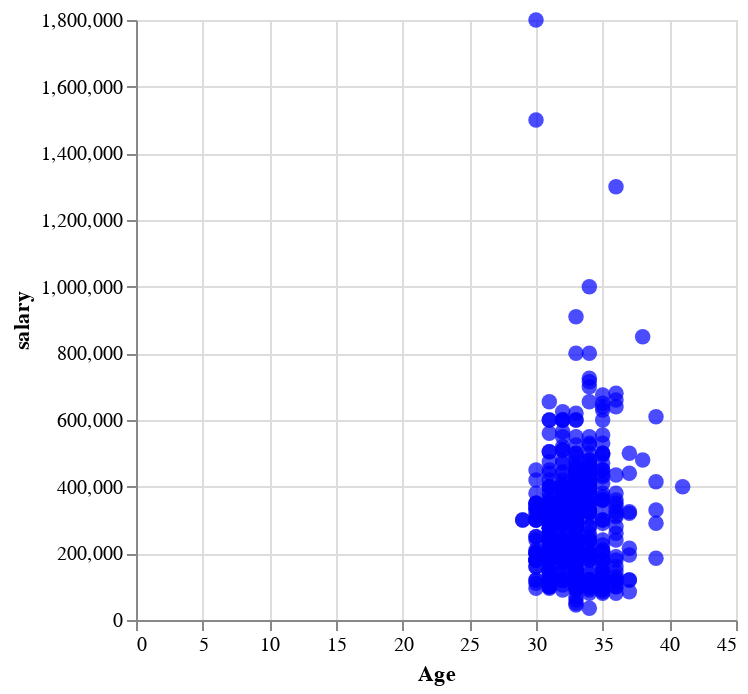

The cell this chart's notebook holds for it:
### Code cell
scatter_plot = alt.Chart(df).mark_circle(size = 60, color = 'blue').encode(
x = 'Age',
y = 'salary'
)
scatter_plot

### Figure 1 — Vega-Lite specification as saved in the notebook (floating-point values rounded to 4 significant figures; data arrays with more than 128 entries replaced by an {"elided": "..."} marker saying what was removed)
{"config": {"view": {"continuousWidth": 300, "continuousHeight": 300}}, "data": {"name": "data-4851e09c39dc6bb7ad260cd157dee2bc"}, "mark": {"type": "circle", "color": "blue", "size": 60}, "encoding": {"x": {"field": "Age", "type": "quantitative"}, "y": {"field": "salary", "type": "quantitative"}}, "$schema": "https://vega.github.io/schema/vega-lite/v5.15.1.json", "datasets": {"data-4851e09c39dc6bb7ad260cd157dee2bc": {"elided": "599 records"}}}
